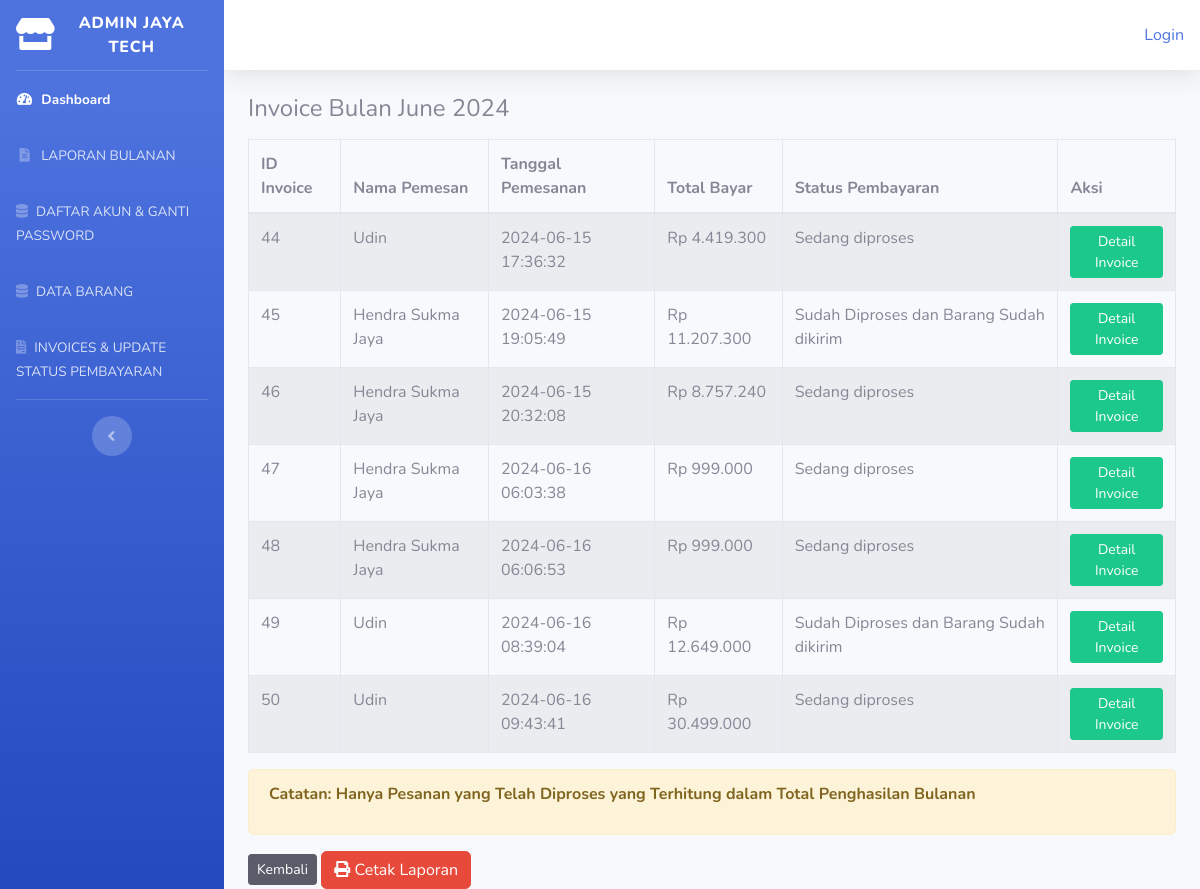
The app's page /admin/laporan/detail_bulanan/2024/6, older data.
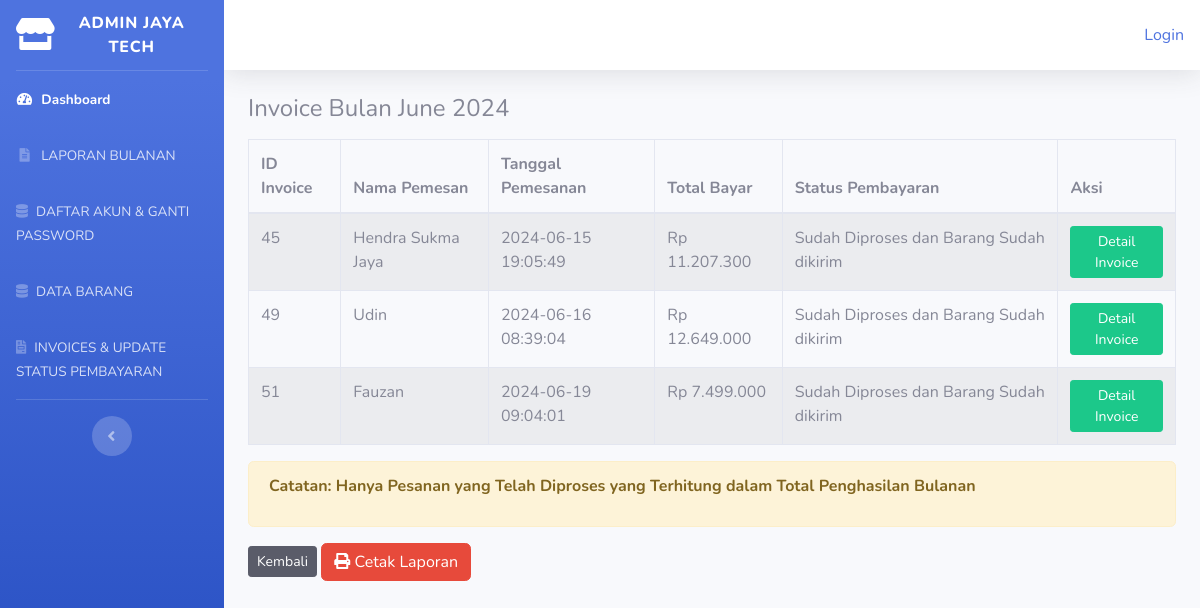
The same page, newer data.
### tables this page shows
CREATE TABLE `tb_invoice` (
  `id` int(11) NOT NULL,
  `nama` varchar(56) NOT NULL,
  `alamat` varchar(225) NOT NULL,
  `tgl_pesan` datetime NOT NULL,
  `batas_bayar` datetime NOT NULL,
  `user_id` int(11) NOT NULL,
  `status_pembayaran` varchar(255) DEFAULT 'Sedang diproses',
  `bukti_pembayaran` varchar(255) DEFAULT NULL,
  `no_telp` varchar(20) DEFAULT NULL,
  `jasa_pengiriman` varchar(50) DEFAULT NULL,
  `metode_pembayaran` varchar(50) DEFAULT NULL,
  `no_rekening` varchar(50) DEFAULT NULL,
  `total_bayar` decimal(10,2) NOT NULL DEFAULT 0.00
);

### application/controllers/admin/Laporan.php (called while the page is built, shortened)
<?php
class Laporan extends CI_Controller {
    public function __construct() {
        $this->load->model('Model_laporan');
        $this->load->model('Model_invoice');
    }
    public function detail_bulanan($tahun, $bulan) {
        $filter_status = $this->input->get('filter_status', true);
        $keyword = $this->input->get('keyword', true);
        $data['invoice'] = $this->Model_laporan->get_invoices_by_month($tahun, $bulan, $filter_status, $keyword);
        $data['tahun'] = $tahun;
        $data['bulan'] = $bulan;
        $this->load->view('templates_admin/header');
        $this->load->view('templates_admin/sidebar');
        $this->load->view('admin/detail_laporan_bulanan', $data);
        $this->load->view('templates_admin/footer');
    }
}

### index.php (called while the page is built, shortened)
<?php
require_once BASEPATH.'core/CodeIgniter.php';

### application/models/Model_laporan.php (called while the page is built, shortened)
<?php
class Model_laporan extends CI_Model{
    public function get_invoices_by_month($tahun, $bulan, $status = null, $keyword = null) {
        $this->db->where('MONTH(tgl_pesan)', $bulan);
        $this->db->where('YEAR(tgl_pesan)', $tahun);
        return $this->db->get('tb_invoice')->result();
    }
}

### application/views/admin/detail_laporan_bulanan.php (the view, shortened to what this page needs)
<div class="container-fluid">
    <h4>Invoice Bulan <?= date('F', mktime(0, 0, 0, $bulan, 1)) ?> <?= $tahun ?></h4>
    <table class="table table-bordered table-hover table-striped mt-3">
        <thead>
            <tr>
                <th>ID Invoice</th>
                <th>Nama Pemesan</th>
                <th>Tanggal Pemesanan</th>
                <th>Total Bayar</th>
                <th>Status Pembayaran</th>
                <th>Aksi</th>
            </tr>
        </thead>
        <tbody>
            <?php foreach ($invoice as $inv): ?>
            <tr>
                <td><?= $inv->id ?></td>
                <td><?= $inv->nama ?></td>
                <td><?= $inv->tgl_pesan ?></td>
                <td>Rp <?= number_format($inv->total_bayar, 0, ',', '.') ?></td>
                <td><?= $inv->status_pembayaran ?></td>
                <td>
                    <a href="<?= base_url('admin/invoice/detail/' . $inv->id) ?>" class="btn btn-sm btn-success">
                        Detail Invoice
                    </a>
                </td>
            </tr>
            <?php endforeach; ?>
        </tbody>
    </table>
    <div class="alert alert-warning">
        <p><strong>Catatan: Hanya Pesanan yang Telah Diproses yang Terhitung dalam Total Penghasilan Bulanan</p>
    </div>
    <div class="mt-3">
        <a href="<?= base_url('admin/laporan/bulanan?tahun=' . $tahun) ?>" class="btn btn-sm btn-dark">Kembali</a>
        <button class="btn btn-danger" onclick="preparePrint()"><i class="fas fa-print"></i> Cetak Laporan</button>
    </div>
</div>

### application/views/templates_admin/header.php (shortened to what this page needs)
<!DOCTYPE html>
<html lang="en">
<head>
    <link href="<?php echo base_url() ?>assets/vendor/fontawesome-free/css/all.min.css" rel="stylesheet" type="text/css">
    <link href="<?php echo base_url() ?>assets/css/sb-admin-2.min.css" rel="stylesheet">
</head>

### application/views/templates_admin/sidebar.php (shortened to what this page needs)
<body id="page-top">
    <div id="wrapper">
        <ul class="navbar-nav bg-gradient-primary sidebar sidebar-dark accordion" id="accordionSidebar">
            <a class="sidebar-brand d-flex align-items-center justify-content-center" href="<?php echo base_url('admin/dashboard_admin') ?>">
                <div class="sidebar-brand-icon">
                <i class="fa fa-solid fa-store"></i>
                </div>
                <div class="sidebar-brand-text mx-3">ADMIN JAYA TECH</div>
            </a>
            <hr class="sidebar-divider my-0">
            <li class="nav-item active">
                <a class="nav-link" href="<?php echo base_url('admin/dashboard_admin') ?>">
                    <i class="fas fa-fw fa-tachometer-alt"></i>
                    <span>Dashboard</span></a>
            </li>
            <li class="nav-item">
                <a class="nav-link" href="<?php echo base_url('admin/laporan/bulanan') ?>">
                    <i class="fas fa-fw fa-file-alt"></i> <span>LAPORAN BULANAN</span>
                </a>
            </li>
            <li class="nav-item">
                <a class="nav-link" href="<?php echo base_url('admin/akun') ?>">
                    <i class="fa fa-regular fa-database"></i>
                    <span>DAFTAR AKUN & GANTI PASSWORD</span></a>
            </li>
            <li class="nav-item">
                <a class="nav-link" href="<?php echo base_url('admin/data_barang') ?>">
                    <i class="fa fa-regular fa-database"></i>
                    <span>DATA BARANG</span></a>
            </li>
            <li class="nav-item">
                <a class="nav-link" href="<?php echo base_url('admin/invoice') ?>">
                    <i class="fa fa-solid fa-file-invoice"></i>
                    <span>INVOICES & UPDATE STATUS PEMBAYARAN</span></a>
            </li>
            <hr class="sidebar-divider d-none d-md-block">
            <div class="text-center d-none d-md-inline">
                <button class="rounded-circle border-0" id="sidebarToggle"></button>
            </div>
        </ul>
        <div id="content-wrapper" class="d-flex flex-column">
            <div id="content">
                <nav class="navbar navbar-expand navbar-light bg-white topbar mb-4 static-top shadow">
                    <ul class="navbar-nav ml-auto">
                        <ul class="na navbar-nav navbar-right">
                                <?php if($this->session->userdata('username')) { ?>
                                    <li><div>Selamat Datang, <?php echo $this->session->userdata('username') ?></div></li>
                                    <li class="ml-2"><?php echo anchor('auth/logout','Logout') ?></li>
                                    <?php } else { ?>
                                        <li><?php echo anchor('auth/login','Login'); ?></li>
                                    <?php } ?>
                            </ul>
                    </ul>
                </nav>

### application/views/templates_admin/footer.php (shortened to what this page needs)
</body>
</html>

Row changes from the older to the newer data that the page shows:
removed tb_invoice: id "44", nama "Udin", tgl_pesan "2024-06-15 17:36:32", total_bayar "4.419.300", status_pembayaran "Sedang diproses"
removed tb_invoice: id "46", nama "Hendra Sukma Jaya", tgl_pesan "2024-06-15 20:32:08", total_bayar "8.757.240", status_pembayaran "Sedang diproses"
removed tb_invoice: id "47", nama "Hendra Sukma Jaya", tgl_pesan "2024-06-16 06:03:38", total_bayar "999.000", status_pembayaran "Sedang diproses"
removed tb_invoice: id "48", nama "Hendra Sukma Jaya", tgl_pesan "2024-06-16 06:06:53", total_bayar "999.000", status_pembayaran "Sedang diproses"
removed tb_invoice: id "50", nama "Udin", tgl_pesan "2024-06-16 09:43:41", total_bayar "30.499.000", status_pembayaran "Sedang diproses"
added tb_invoice: id "51", nama "Fauzan", tgl_pesan "2024-06-19 09:04:01", total_bayar "7.499.000", status_pembayaran "Sudah Diproses dan Barang Sudah dikirim"
